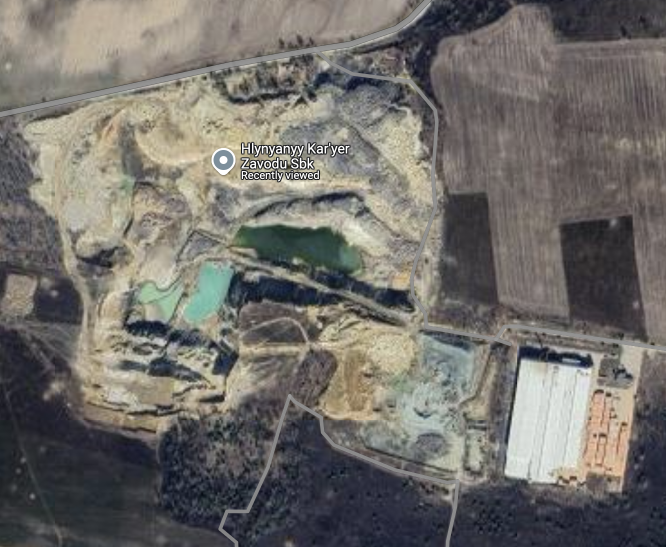
#> input picture lab5/high_precision_image.png, 1332 x 1094 px (shown at 1/2 size)
$ python main.py
#> lines starting #> are read from the running program, lines starting #| are printed output that depends on the picture; after the words box and inside, x2 and y2 are one past the last pixel; in counts of white or black regions, pixels touching at a corner belong together
import cv2
import numpy as np
from sklearn.cluster import KMeans
from skimage.feature import graycomatrix, graycoprops
from skimage import measure, morphology, color
from scipy.spatial.distance import euclidean
import logging

logging.basicConfig(level=logging.INFO, format='%(asctime)s - %(levelname)s - %(message)s')

def load_image(path):
#> called with path = 'high_precision_image.png'
    image = cv2.imread(path)
#> image is the input picture: shape (1094, 1332, 3); mean B, G, R 106, 110.5, 113.4
#> call 2 of load_image, with path = 'operational_image.png'
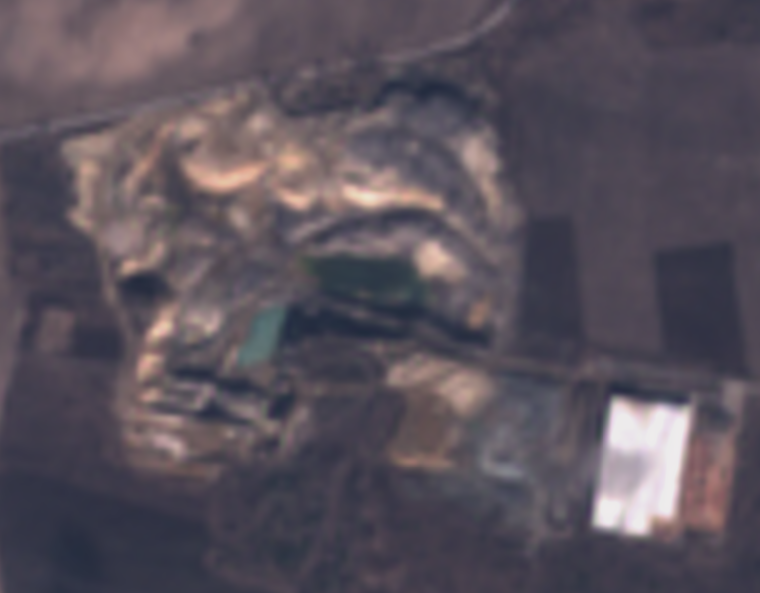
#> input picture lab5/operational_image.png, 1520 x 1186 px (shown at 1/2 size)
#> in load_image, image is the input picture: shape (1186, 1520, 3); mean B, G, R 91.3, 81.4, 89.3
    if image is None:
        logging.error(f"Image not found at path: {path}")
    else:
        logging.info(f"Image loaded from {path}")
    return image

def normalize_image(image, reference):
    image_hsv = cv2.cvtColor(image, cv2.COLOR_BGR2HSV)
#> image_hsv: shape (1186, 1520, 3); mean H, S, V 125.3, 42.9, 96.1
    reference_hsv = cv2.cvtColor(reference, cv2.COLOR_BGR2HSV)
#> reference_hsv: shape (1094, 1332, 3); mean H, S, V 56.3, 34.9, 117.3
    image_hsv[..., 2] = cv2.equalizeHist(image_hsv[..., 2])
#> image_hsv: shape (1186, 1520, 3); mean H, S, V 125.3, 42.9, 129.9
    reference_hsv[..., 2] = cv2.equalizeHist(reference_hsv[..., 2])
#> reference_hsv: shape (1094, 1332, 3); mean H, S, V 56.3, 34.9, 128.2
    normalized_image = cv2.cvtColor(image_hsv, cv2.COLOR_HSV2BGR)
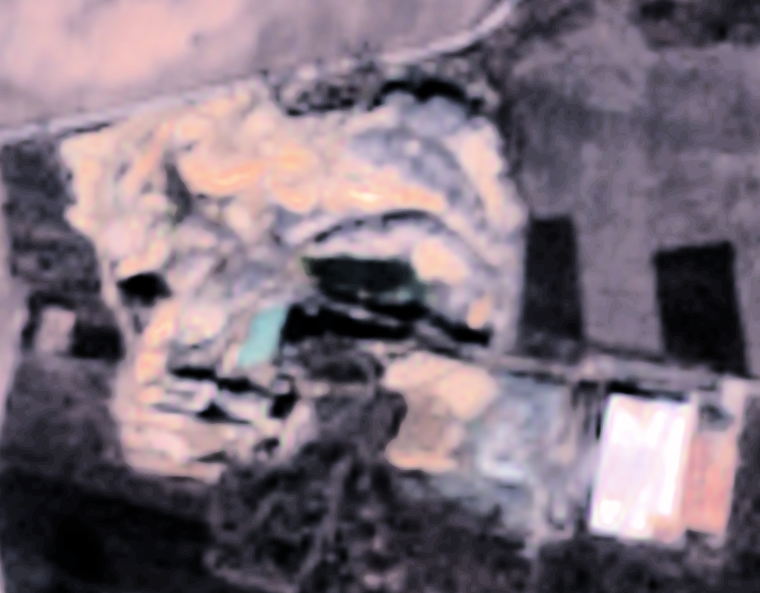
#> normalized_image: shape (1186, 1520, 3) (shown at 1/2 size); mean B, G, R 122.1, 110.9, 123.8
    normalized_reference = cv2.cvtColor(reference_hsv, cv2.COLOR_HSV2BGR)
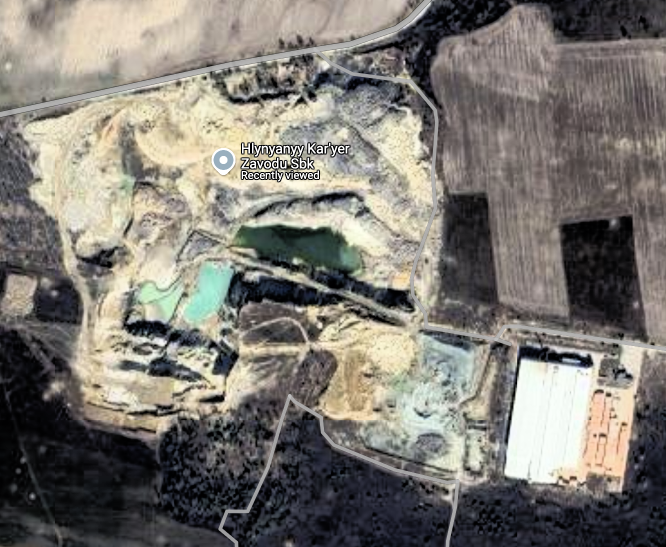
#> normalized_reference: shape (1094, 1332, 3) (shown at 1/2 size); mean B, G, R 114.7, 121.3, 125.1
    logging.info("Images normalized to similar brightness and contrast")
    return normalized_image, normalized_reference

def preprocess_image(image, title="Preprocessed Image"):
#> called with title = 'Preprocessed Operational Image'
    hsv_image = cv2.cvtColor(image, cv2.COLOR_BGR2HSV)
#> hsv_image: shape (1186, 1520, 3); mean H, S, V 125.2, 45.8, 129.9
    blurred = cv2.GaussianBlur(hsv_image, (5, 5), 0)
#> blurred: shape (1186, 1520, 3); mean H, S, V 125.2, 45.8, 129.9
#> in preprocess_image (call 2), `hsv_image = cv2.cvtColor(image, cv2.COLOR_BGR2HSV)`: hsv_image: shape (1094, 1332, 3); mean H, S, V 55.8, 38.2, 128.2
#> in preprocess_image (call 2), `blurred = cv2.GaussianBlur(hsv_image, (5, 5), 0)`: blurred: shape (1094, 1332, 3); mean H, S, V 55.8, 38.2, 128.2
    logging.info("Image preprocessed for segmentation")
    cv2.imshow(title, blurred)
    cv2.waitKey(0)
    return blurred

def segment_image(image, title="Segmentation Output"):
#> called with title = 'Segmentation Output Operational'
    hsv_image = cv2.cvtColor(image, cv2.COLOR_BGR2HSV)
#> hsv_image: shape (1186, 1520, 3); mean H, S, V 127.5, 196.4, 160.2
    lower_red1 = np.array([0, 200, 200])
    upper_red1 = np.array([40, 255, 255])
    lower_red2 = np.array([130, 200, 200])
    upper_red2 = np.array([180, 255, 255])
    mask1 = cv2.inRange(hsv_image, lower_red1, upper_red1)
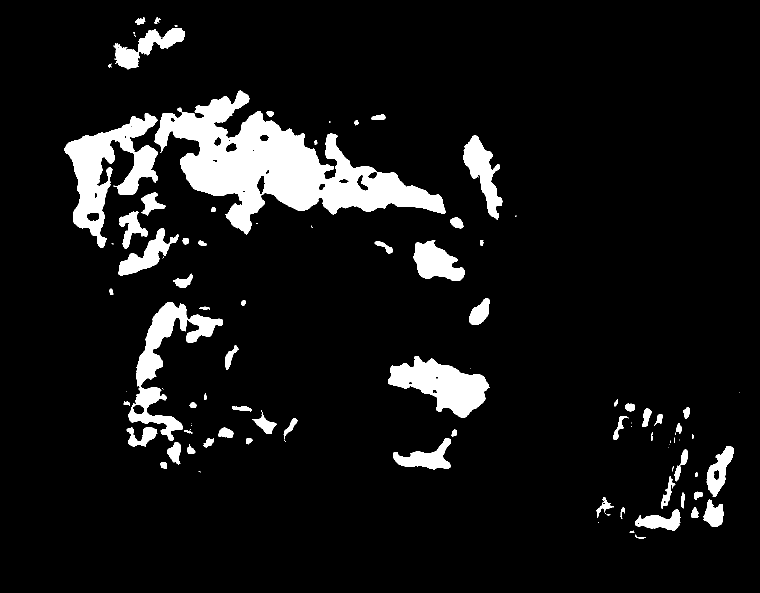
#> mask1: shape (1186, 1520) (shown at 1/2 size); 8.4% white; 97 white regions (29 under 20 px), largest, box (x1, y1, x2, y2) and area: (308, 181, 891, 469) 61658, (129, 226, 316, 495) 19120, (257, 605, 446, 882) 12788
    mask2 = cv2.inRange(hsv_image, lower_red2, upper_red2)
#> mask2: shape (1186, 1520); 12.5% white; 142 white regions (53 under 20 px), largest, box (x1, y1, x2, y2) and area: (0, 0, 506, 211) 67232, (1167, 792, 1393, 1076) 43144, (427, 205, 1015, 527) 24518
    mask = cv2.bitwise_or(mask1, mask2)
#> mask: shape (1186, 1520); 20.9% white; 51 white regions (11 under 20 px), largest, box (x1, y1, x2, y2) and area: (123, 165, 1015, 552) 142237, (0, 0, 506, 211) 71914, (1167, 792, 1393, 1077) 49044
    cleaned_mask = morphology.opening(mask, morphology.square(5))
#> cleaned_mask: shape (1186, 1520); 20.8% white; 45 white regions, largest, box (x1, y1, x2, y2) and area: (123, 165, 1014, 552) 141610, (0, 0, 506, 210) 71815, (1167, 792, 1393, 1077) 48995
#> call 2 of segment_image, with title = 'Segmentation Output High Precision'
#> in segment_image (call 2), `hsv_image = cv2.cvtColor(image, cv2.COLOR_BGR2HSV)`: hsv_image: shape (1094, 1332, 3); mean H, S, V 69.9, 217.3, 152.6
#> in segment_image (call 2), `mask1 = cv2.inRange(hsv_image, lower_red1, upper_red1)`: mask1: shape (1094, 1332); 16.2% white; 410 white regions (267 under 20 px), largest, box (x1, y1, x2, y2) and area: (48, 150, 856, 822) 113217, (56, 0, 408, 149) 33979, (1104, 691, 1314, 982) 19608
#> in segment_image (call 2), `mask2 = cv2.inRange(hsv_image, lower_red2, upper_red2)`: mask2: shape (1094, 1332); 4.9% white; 416 white regions (270 under 20 px), largest, box (x1, y1, x2, y2) and area: (1009, 720, 1187, 966) 31517, (792, 762, 945, 883) 7715, (277, 552, 367, 645) 4106
#> in segment_image (call 2), `mask = cv2.bitwise_or(mask1, mask2)`: mask: shape (1094, 1332); 21.1% white; 419 white regions (218 under 20 px), largest, box (x1, y1, x2, y2) and area: (48, 149, 856, 822) 122851, (1009, 689, 1314, 982) 52221, (56, 0, 408, 149) 33979
#> in segment_image (call 2), `cleaned_mask = morphology.opening(mask, morphology.square(5))`:
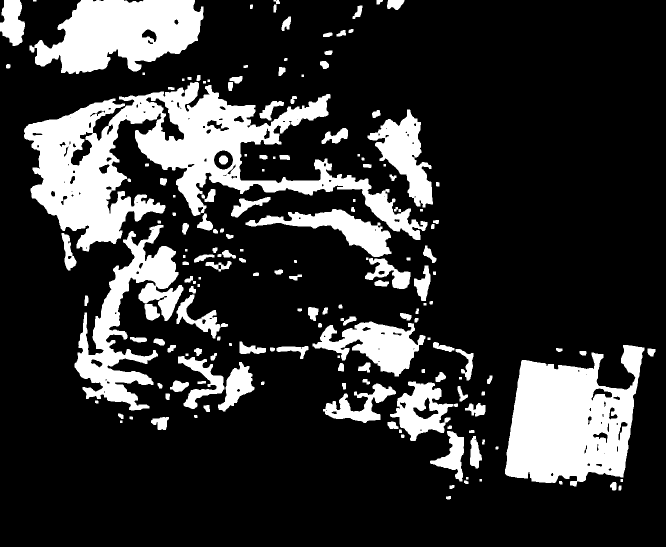
#> cleaned_mask: shape (1094, 1332) (shown at 1/2 size); 19.9% white; 178 white regions, largest, box (x1, y1, x2, y2) and area: (48, 164, 855, 503) 89220, (1010, 690, 1289, 973) 51657, (59, 0, 407, 148) 33826
    logging.info("Segmentation based on reddish colors completed")
    cv2.imshow(title, cleaned_mask)
    cv2.waitKey(0)
    return cleaned_mask

def extract_features(mask, title="Labeled Regions", min_area=200):
    """Extract features from the mask with increased minimum area for detection."""
#> called with title = 'Labeled Regions Operational', min_area = 200
    labeled_image = measure.label(mask)
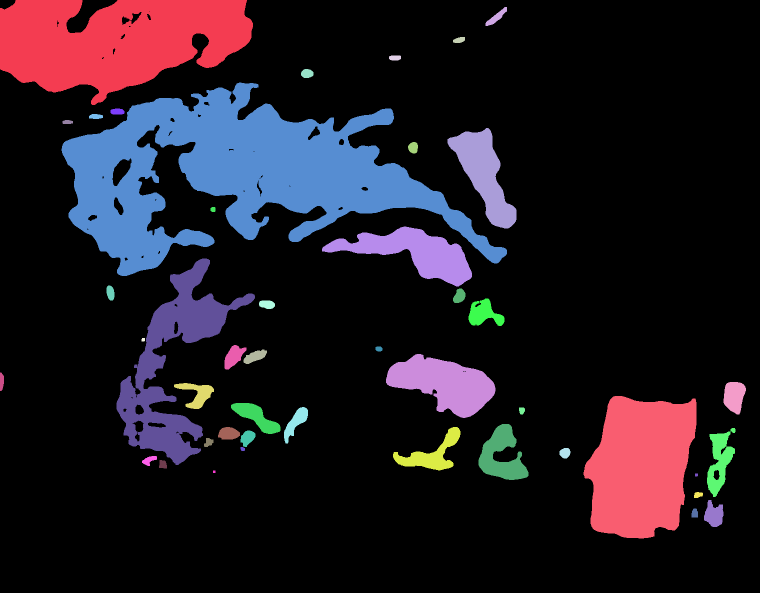
#> labeled_image: shape (1186, 1520) int64 (shown at 1/2 size); 46 distinct labels, from 0 to 45; one colour per label, 0 black
    features = []
    for region in measure.regionprops(labeled_image):
        if region.area > min_area:
            features.append({
                "label": region.label,
                "area": region.area,
                "centroid": region.centroid,
                "bbox": region.bbox
            })
#> this loop made 45 passes
#> after the loop, features = 36 items
    logging.info(f"Total labeled regions with min area {min_area}: {len(features)}")
    return features

def cluster_features(features):
    if len(features) == 0:
        logging.warning("No features to cluster. Returning empty labels.")
        return np.array([])
    feature_matrix = np.array([[f["area"]] for f in features])
    n_clusters = min(max(2, len(feature_matrix) // 10), len(feature_matrix))
    kmeans = KMeans(n_clusters=n_clusters, n_init=10)
    labels = kmeans.fit_predict(feature_matrix)
    logging.info("Clustering completed")
    return labels

def identify_objects(image, mask, labels, title="Identified Objects"):
    output_image = cv2.cvtColor(mask, cv2.COLOR_GRAY2BGR) if len(image.shape) == 2 or image.shape[2] == 1 else image.copy()
    labeled_image = measure.label(mask)
    for region in measure.regionprops(labeled_image):
        if region.area > 1400:
            minr, minc, maxr, maxc = region.bbox
            cv2.rectangle(output_image, (minc, minr), (maxc, maxr), (0, 255, 0), 2)
            label_position = (minc, minr - 10)
            label_text = str(labels[region.label - 1]) if region.label - 1 < len(labels) else 'New'
            cv2.putText(output_image, label_text, label_position, cv2.FONT_HERSHEY_SIMPLEX, 0.5, (0, 255, 0), 2)
    logging.info("Objects identified and labeled")
    cv2.imshow(title, output_image)
    cv2.waitKey(0)
    return output_image

def compare_objects(features1, features2, area_tolerance=0.6, centroid_distance_tolerance=250, min_iou=0.1):
    comparison_results = []
    for i, feat1 in enumerate(features1):
        best_match, best_iou, best_centroid_dist, best_area_diff = None, 0, float("inf"), float("inf")
        for j, feat2 in enumerate(features2):
            iou = calculate_iou(feat1["bbox"], feat2["bbox"])
            centroid_dist = euclidean(feat1["centroid"], feat2["centroid"])
            area_diff = abs(feat1["area"] - feat2["area"]) / feat1["area"]

            if iou > min_iou and area_diff < area_tolerance and centroid_dist < centroid_distance_tolerance:
                if iou > best_iou:
                    best_iou, best_centroid_dist, best_area_diff, best_match = iou, centroid_dist, area_diff, j

        if best_match is not None:
            comparison_results.append({
                "object_id": i,
                "best_match_id": best_match,
                "iou": best_iou,
                "centroid_distance": best_centroid_dist,
                "area_difference": best_area_diff
            })

    logging.info(f"Matched {len(comparison_results)} objects between images")
    return comparison_results


def calculate_iou(bbox1, bbox2):
    min_r1, min_c1, max_r1, max_c1 = bbox1
    min_r2, min_c2, max_r2, max_c2 = bbox2
    inter_min_r = max(min_r1, min_r2)
    inter_min_c = max(min_c1, min_c2)
    inter_max_r = min(max_r1, max_r2)
    inter_max_c = min(max_c1, max_c2)
    if inter_min_r >= inter_max_r or inter_min_c >= inter_max_c:
        return 0.0
    intersection_area = (inter_max_r - inter_min_r) * (inter_max_c - inter_min_c)
    area1 = (max_r1 - min_r1) * (max_c1 - min_c1)
    area2 = (max_r2 - min_r2) * (max_c2 - min_c2)
    union_area = area1 + area2 - intersection_area
    return intersection_area / union_area

def generate_conclusion(comparison_results):
    if not comparison_results:
        logging.info("No matching objects found for comparison.")
        return

    avg_iou = np.mean([result['iou'] for result in comparison_results])
    avg_centroid_distance = np.mean([result['centroid_distance'] for result in comparison_results])
    avg_area_difference = np.mean([result['area_difference'] for result in comparison_results])

    conclusion = (
        f"\n--- Comparison Summary ---\n"
        f"Average IoU: {avg_iou:.2f}\n"
        f"Average Centroid Distance: {avg_centroid_distance:.2f} pixels\n"
        f"Average Area Difference: {avg_area_difference:.2%}\n"
    )

    if avg_iou > 0.4 and avg_area_difference < 0.5:
        conclusion += "The images have a strong similarity in object locations and sizes.\n"
    elif avg_iou > 0.25:
        conclusion += "The images share some similarities, but there are moderate differences.\n"
    else:
        conclusion += "The images show significant differences in object locations and sizes.\n"

    logging.info(conclusion)

def main():
    image_high_precision = load_image('high_precision_image.png')
    image_operational = load_image('operational_image.png')
    if image_high_precision is not None and image_operational is not None:
        normalized_operational, normalized_high_precision = normalize_image(image_operational, image_high_precision)

        processed_operational = preprocess_image(normalized_operational, "Preprocessed Operational Image")
        processed_high_precision = preprocess_image(normalized_high_precision, "Preprocessed High Precision Image")

        segmented_operational = segment_image(processed_operational, "Segmentation Output Operational")
        segmented_high_precision = segment_image(processed_high_precision, "Segmentation Output High Precision")

        features_operational = extract_features(segmented_operational, "Labeled Regions Operational")
#> features_operational = 36 items
        features_high_precision = extract_features(segmented_high_precision, "Labeled Regions High Precision")
#> call 2 of extract_features, with title = 'Labeled Regions High Precision', min_area = 200
#> in extract_features (call 2), `labeled_image = measure.label(mask)`:
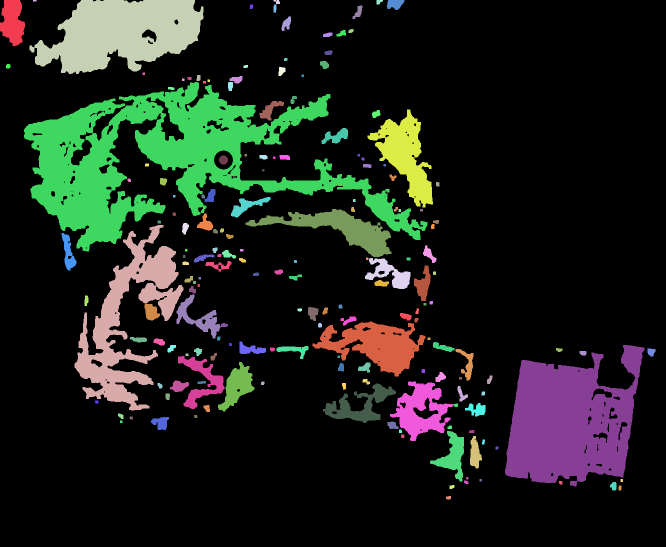
#> labeled_image: shape (1094, 1332) int64 (shown at 1/2 size); 179 distinct labels, from 0 to 178; one colour per label, 0 black
#> after the loop in extract_features (call 2), `for region in measure.regionprops(labeled_image):`: features = 52 items
#> features_high_precision = 52 items

        labels_operational = cluster_features(features_operational)
#> in cluster_features, `feature_matrix = np.array([[f["area"]] for f in features])`: feature_matrix = 36 values, max 141610 at index 5, min 204 at index 35, mean 10373.9
#> in cluster_features, `n_clusters = min(max(2, len(feature_matrix) // 10), len(feature_matrix))`: n_clusters = 3
#> in cluster_features, `labels = kmeans.fit_predict(feature_matrix)`: labels = 36 values, max 2 at index 0, min 0 at index 1, mean 0.194
#> labels_operational has the same summary as labels in cluster_features
        labels_high_precision = cluster_features(features_high_precision)
#> labels_high_precision = 52 values, max 4 at index 9, min 0 at index 0, mean 0.481

        identify_objects(processed_operational, segmented_operational, labels_operational, "Identified Objects Operational")
#> the loop in identify_objects, `for region in measure.regionprops(labeled_image):` made 45 passes
#> (minr, minc, maxr, maxc, label_position, label_text) on passes 1, 6, 10, 13, 14, 17, 23, 25, 26, 27, 28, 29: (0, 0, 210, 506, (0, -10), '2'), (165, 123, 552, 1014, (123, 155), '1'), (256, 895, 457, 1033, (895, 246), '0'), (453, 644, 573, 944, (644, 443), '0'), (517, 233, 930, 510, (233, 507), '0'), (597, 937, 652, 1009, (937, 587), '0'), (708, 772, 836, 991, (772, 698), '2'), (764, 1447, 829, 1492, (1447, 754), '0'), (766, 348, 818, 428, (348, 756), '0'), (792, 1167, 1077, 1393, (1167, 782), '0'), (806, 462, 868, 561, (462, 796), '0'), (814, 568, 887, 616, (568, 804), '0')
#> after the loop in identify_objects, `for region in measure.regionprops(labeled_image):`: output_image: shape (1186, 1520, 3); mean H, S, V 122.5, 49.9, 127
        identify_objects(processed_high_precision, segmented_high_precision, labels_high_precision, "Identified Objects High Precision")
#> the loop in identify_objects (call 2), `for region in measure.regionprops(labeled_image):` made 178 passes
#> (minr, minc, maxr, maxc, label_position, label_text) on passes 1, 3, 28, 33, 58, 67, 83, 98, 111, 122, 133, 134: (0, 0, 92, 50, (0, -10), '0'), (0, 59, 148, 407, (59, -10), '0'), (164, 48, 503, 855, (48, 154), '0'), (219, 735, 415, 866, (735, 209), '0'), (418, 491, 514, 783, (491, 408), 'New'), (450, 149, 821, 367, (149, 440), 'New'), (516, 730, 578, 821, (730, 506), 'New'), (589, 353, 677, 441, (353, 579), 'New'), (643, 625, 753, 851, (625, 633), 'New'), (690, 1010, 973, 1289, (1010, 680), 'New'), (712, 356, 818, 449, (356, 702), 'New'), (724, 436, 823, 509, (436, 714), 'New')
#> after the loop in identify_objects (call 2), `for region in measure.regionprops(labeled_image):`: output_image: shape (1094, 1332, 3); mean H, S, V 54.8, 43.4, 124.8

        comparison_results = compare_objects(features_operational, features_high_precision, area_tolerance=0.4, centroid_distance_tolerance=200)
#> the loop in compare_objects, `for i, feat1 in enumerate(features1):` made 36 passes
        generate_conclusion(comparison_results)

    cv2.destroyAllWindows()

if __name__ == "__main__":
    main()
